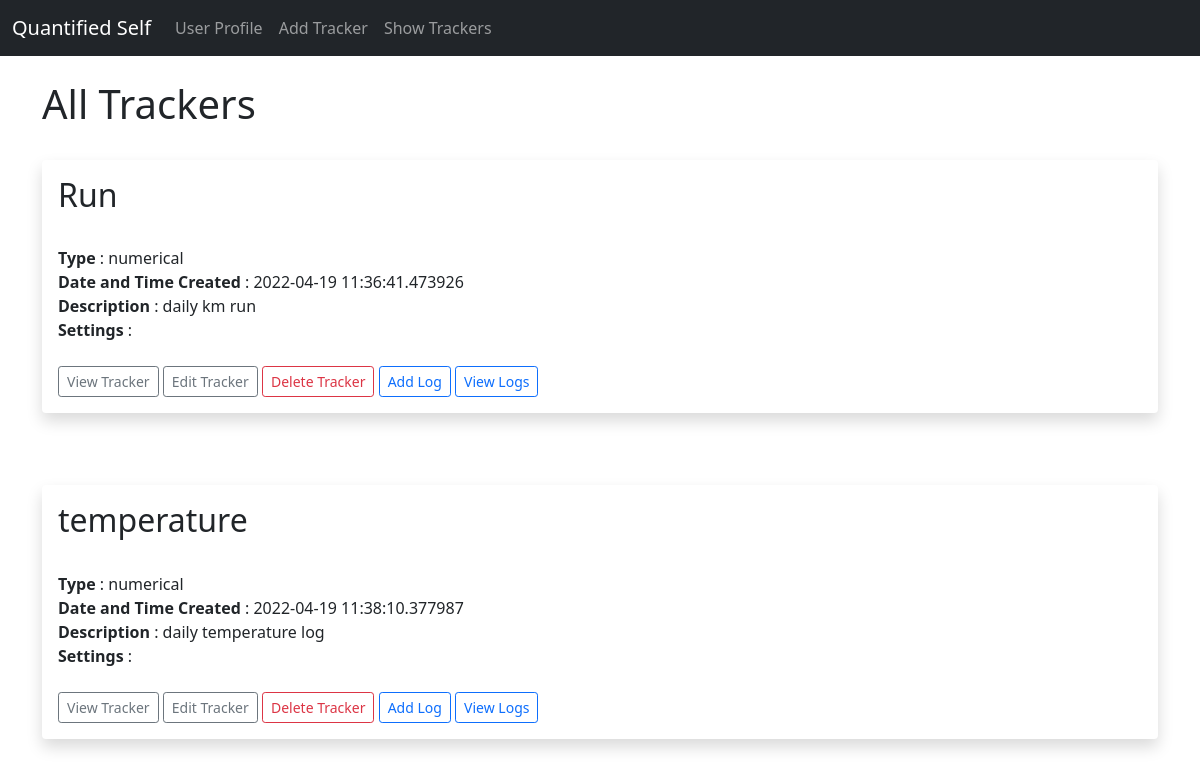
The app's page /trackers (signed in) with its own data.
### app.py (models this page shows)
class Tracker(db.Model):
    id = db.Column(db.Integer, primary_key=True)
    title = db.Column(db.String(100))
    desc = db.Column(db.String(200))
    type = db.Column(db.String(100))
    date_posted = db.Column(db.DateTime, default=datetime.utcnow)
    settings = db.Column(db.String(200))
    user_id = db.Column(db.Integer, db.ForeignKey('users.id'))
    logs = db.relationship('Log', backref='logger', cascade='all,delete-orphan')

### app.py (the view)
@app.route('/trackers')
@login_required
def trackers():
    trackers = Tracker.query.order_by(Tracker.date_posted)
    return render_template('trackers.html', trackers=trackers, user=current_user)

### app.py (called while the page is built)
@login_manager.user_loader
def load_user(user_id):
    return Users.query.get(int(user_id))

### templates/trackers.html (shortened to what this page needs)
{% extends 'base.html' %}
{% block content %}
<h1>All Trackers</h1>
<br/>
{% for tracker in trackers %}
  {% if tracker.user_id == current_user.id %}
  <div class="shadow p-3 mb-5 bg-body rounded">
    <h2>{{tracker.title}}</h2><br/>
    <b>Type</b> : {{tracker.type}}<br/>
    <b>Date and Time Created</b> : {{tracker.date_posted}}<br/>
    <b>Description</b> : {{tracker.desc}}<br/>
    <b>Settings</b> : {{tracker.settings}}<br/><br/>
    {% if tracker.user_id == current_user.id %}
    <a href="{{url_for('tracker', id=tracker.id)}}" class="btn btn-outline-secondary btn-sm">View Tracker</a>
    <a href="{{url_for('edit_tracker', id=tracker.id)}}" class="btn btn-outline-secondary btn-sm">Edit Tracker</a>
    <a href="{{url_for('delete_tracker', id=tracker.id)}}" class="btn btn-outline-danger btn-sm">Delete Tracker</a>
    <a href="{{url_for('add_logs')}}" class="btn btn-outline-primary btn-sm">Add Log</a>
    <a href="{{url_for('logs', id=tracker.id)}}" class="btn btn-outline-primary btn-sm">View Logs</a>
    {% endif %}
    <br/>
  </div>
  <br/>
  {% endif %}
{% endfor %}
{% endblock %}

### records on screen
Tracker: title "Run", type "numerical", date_posted "2022-04-19 11:36:41.473926", desc "daily km run"
Tracker: title "temperature", type "numerical", date_posted "2022-04-19 11:38:10.377987", desc "daily temperature log"
